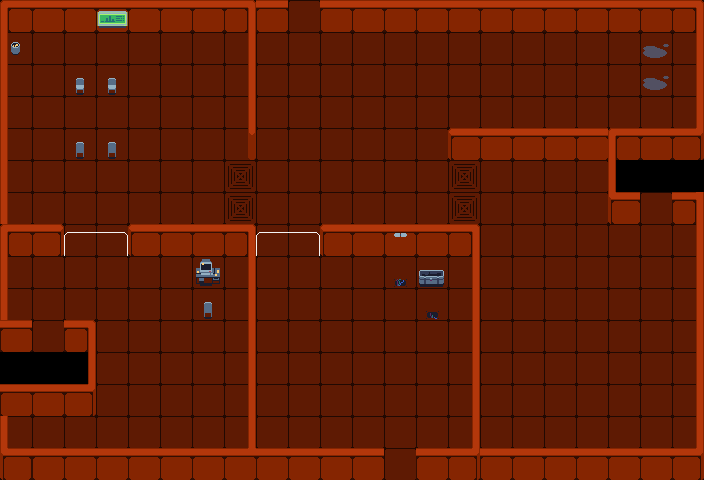

This game map was drawn from its Tiled (.tmx) file and the tilesets committed beside it. A one-line description and the trimmed map source follow:
An orthogonal 22x15 tile map with 32x32 px tiles, 4 tile layers (floor, walls, props, floorDecoration), 6 tilesets and 37 objects (4x Door, 3x Spawn, 2x Table, 2x ChemicalTank).

<map version="1.10" tiledversion="1.11.2" orientation="orthogonal" renderorder="right-down" width="22" height="15" tilewidth="32" tileheight="32" infinite="0" nextlayerid="11" nextobjectid="287">
 <tileset firstgid="1" source="tileset_ebene2.tsx" />
 <tileset firstgid="852" source="props_and_items_ebene2.tsx" />
 <tileset firstgid="1380" source="Beartrap.tsx" />
 <tileset firstgid="1384" source="ExplosionEffect.tsx" />
 <tileset firstgid="1385" source="tileset_ebene3.tsx" />
 <tileset firstgid="2236" source="tileset_ebene1.tsx" />
 <layer id="3" name="floor" width="22" height="15">
  <data>[330 cells, 324 non-empty, 2 distinct tile ids]</data>
 </layer>
 <layer id="1" name="walls" width="22" height="15">
  <data>[330 cells, 105 non-empty, 17 distinct tile ids]</data>
 </layer>
 <layer id="2" name="props" width="22" height="15">
  <data>[330 cells, 16 non-empty, 11 distinct tile ids]</data>
 </layer>
 <layer id="10" name="floorDecoration" width="22" height="15">
  <data>[330 cells, 2 non-empty, 1 distinct tile ids]</data>
 </layer>
 <objectgroup id="6" name="Collisions">
  <object id="207" x="0.5" y="0" width="7.5" height="351.5" />
  <object id="209" x="0.5" y="340.5" width="94" height="10.5" />
  <object id="210" x="87.5" y="340.5" width="8.5" height="75" />
  <object id="211" x="-2" y="407.5" width="98" height="8" />
  <object id="212" x="-1.5" y="408.5" width="9.5" height="73" />
  <object id="213" x="-2" y="470.667" width="707.667" height="7.33333" />
  <object id="214" x="696" y="191.5" width="8.5" height="287" />
  <object id="215" x="607.5" y="214.5" width="97" height="10" />
  <object id="216" x="607.5" y="128" width="8.5" height="95.5" />
  <object id="217" x="448.75" y="151" width="255.75" height="9" />
  <object id="218" x="694.5" y="0" width="10" height="160.25" />
  <object id="220" x="-0.5" y="22" width="704" height="9" />
  <object id="270" x="1.09091" y="247.818" width="62.9545" height="7.45455" />
  <object id="271" x="129.25" y="246" width="126.273" height="9.81818" />
  <object id="272" x="321.25" y="246.25" width="158" height="9.75" />
  <object id="273" x="246.667" y="244" width="9.33333" height="233.333" />
  <object id="274" x="470" y="246" width="9.33333" height="232.667" />
  <object id="275" x="247" y="21.6667" width="9" height="138.333" />
 </objectgroup>
 <objectgroup id="9" name="Props">
  <object id="278" x="196" y="274" width="24" height="12" />
  <object id="279" x="204" y="311" width="8" height="6" />
  <object id="281" x="419" y="276" width="25" height="8" />
  <object id="282" x="76" y="151" width="8" height="6" />
  <object id="283" x="108" y="151" width="8" height="6" />
  <object id="284" x="76" y="87" width="8" height="6" />
  <object id="285" x="108" y="87" width="8" height="6" />
  <object id="286" x="11" y="49" width="9" height="5" />
 </objectgroup>
 <objectgroup id="7" name="Entities">
  <object id="253" name="Table" type="Table" x="64" y="96" width="32" height="32" />
  <object id="254" name="Table" type="Table" x="96" y="96" width="32" height="32" />
  <object id="255" name="SecuritySpawn" type="Spawn" x="220.667" y="136.333">
   <ellipse />
  </object>
  <object id="260" name="ScientistSpawn" type="Spawn" x="49.3636" y="81.5455">
   <ellipse />
  </object>
  <object id="261" name="ScientistSpawn" type="Spawn" x="46.1818" y="143.909">
   <ellipse />
  </object>
  <object id="266" name="DoorSpawn" type="Door" x="32" y="320" width="32" height="32">
   <properties>
    <property name="DoorDirection" value="West" />
   </properties>
  </object>
  <object id="267" name="DoorSpawn" type="Door" x="287.636" y="0.181818" width="32" height="32">
   <properties>
    <property name="DoorDirection" value="North" />
   </properties>
  </object>
  <object id="268" name="DoorSpawn" type="Door" x="640.03" y="192" width="32" height="32">
   <properties>
    <property name="DoorDirection" value="East" />
   </properties>
  </object>
  <object id="269" name="DoorSpawn" type="Door" x="384" y="448" width="32" height="32">
   <properties>
    <property name="DoorDirection" value="South" />
   </properties>
  </object>
  <object id="276" name="ChemicalTank" type="ChemicalTank" x="449.333" y="32.6667" width="32" height="33" />
  <object id="277" name="ChemicalTank" type="ChemicalTank" x="511.333" y="32.8333" width="32" height="33" />
 </objectgroup>
 <objectgroup id="8" name="Acids" />
</map>
